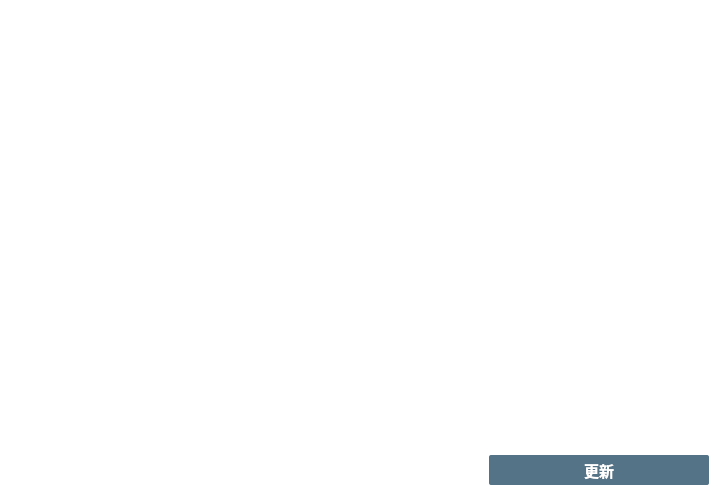
<?xml version="1.0" encoding="UTF-8"?>
<ui version="4.0">
 <class>MainWindow</class>
 <widget class="QMainWindow" name="MainWindow">
  <property name="geometry">
   <rect>
    <x>0</x>
    <y>0</y>
    <width>720</width>
    <height>497</height>
   </rect>
  </property>
  <property name="maximumSize">
   <size>
    <width>1266</width>
    <height>1130</height>
   </size>
  </property>
  <property name="windowTitle">
   <string>MainWindow</string>
  </property>
  <property name="styleSheet">
   <string notr="true">
background-color: rgb(255, 255, 255);
image: url(:/image/image/loginbackground.png);
border-radius:5px;
</string>
  </property>
  <widget class="QWidget" name="centralWidget">
   <layout class="QVBoxLayout" name="verticalLayout_2">
    <property name="bottomMargin">
     <number>12</number>
    </property>
    <item>
     <spacer name="horizontalSpacer">
      <property name="orientation">
       <enum>Qt::Horizontal</enum>
      </property>
      <property name="sizeHint" stdset="0">
       <size>
        <width>40</width>
        <height>40</height>
       </size>
      </property>
     </spacer>
    </item>
    <item>
     <layout class="QHBoxLayout" name="horizontalLayout_2" stretch="2,3">
      <item>
       <widget class="QLabel" name="labelImage">
        <property name="styleSheet">
         <string notr="true">image: url(:/image/image/login.jpg);</string>
        </property>
        <property name="text">
         <string/>
        </property>
        <property name="scaledContents">
         <bool>true</bool>
        </property>
        <property name="wordWrap">
         <bool>true</bool>
        </property>
       </widget>
      </item>
      <item>
       <widget class="QListWidget" name="listWidgetData">
        <property name="styleSheet">
         <string notr="true">QProgressBar
{
    border: 2px solid grey;
    border-radius: 5px;
    text-align: center;
}

QProgressBar::chunk
{
     background-color: #528B8B;
     width: 5px;
     margin: 0.5px;
}</string>
        </property>
       </widget>
      </item>
     </layout>
    </item>
    <item>
     <layout class="QHBoxLayout" name="horizontalLayout">
      <item>
       <widget class="QLabel" name="labelInfo">
        <property name="font">
         <font>
          <family>宋体</family>
          <pointsize>11</pointsize>
          <weight>75</weight>
          <bold>true</bold>
         </font>
        </property>
        <property name="styleSheet">
         <string notr="true">color: rgb(0, 0, 0);</string>
        </property>
        <property name="text">
         <string/>
        </property>
        <property name="scaledContents">
         <bool>false</bool>
        </property>
        <property name="alignment">
         <set>Qt::AlignCenter</set>
        </property>
        <property name="wordWrap">
         <bool>true</bool>
        </property>
       </widget>
      </item>
      <item>
       <widget class="QPushButton" name="pushButtonUpdate">
        <property name="maximumSize">
         <size>
          <width>220</width>
          <height>16777215</height>
         </size>
        </property>
        <property name="font">
         <font>
          <family>宋体</family>
          <pointsize>11</pointsize>
          <weight>75</weight>
          <bold>true</bold>
         </font>
        </property>
        <property name="styleSheet">
         <string notr="true">QPushButton:hover
{
background-color: rgb(180, 85, 100);
color:white;
}

QPushButton:hover:pressed
{
background-color:rgb(180, 85, 100);
color:white;
}

QPushButton
{
background-color:rgb(84, 115, 135);
color:white;
height: 30px;
border-radius:2px;
spacing:2px;
padding: 0px 0px;
color: white;
image: none;
}</string>
        </property>
        <property name="text">
         <string>更新</string>
        </property>
       </widget>
      </item>
     </layout>
    </item>
   </layout>
  </widget>
 </widget>
 <layoutdefault spacing="6" margin="11"/>
 <resources/>
 <connections/>
</ui>
